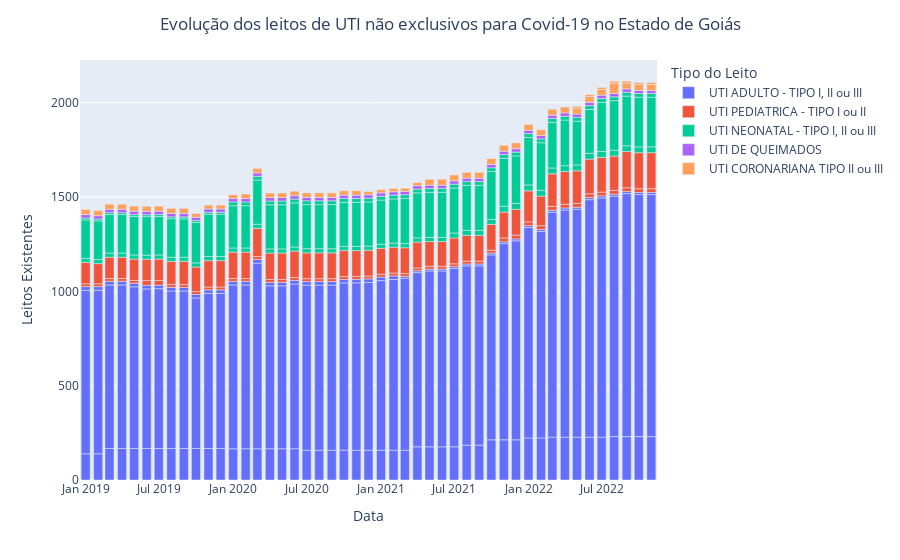

The code cell stored with this chart in its notebook:
### Code cell
# Nesta análise, verificaremos a progressão dos leitos do tipo UTI que não são ligados exclusivamente à Covid-19
dfg = dataset[['COMPETEN','QT_EXIST','CNES', 'CODLEITO']].groupby(by=['CNES', 'COMPETEN', 'CODLEITO']).sum().sort_values(by=['CNES','COMPETEN']).reset_index() # Agrupando os diferentes tipos de leito do mesmo estabelecimento por competência e tipo.
dfg = dfg[dfg['CODLEITO'].isin([74, 75, 76, 77, 78, 80, 81, 82, 83, 85, 86])] # Filtrando os tipos de leito de interesse para a análise.
dfg = dfg.groupby(by=['COMPETEN','CODLEITO']).sum().sort_values(by=['COMPETEN','CODLEITO']).reset_index().drop(columns={'CNES'}) 
dfg['CODLEITO'] = dfg['CODLEITO'].replace({74: 'UTI ADULTO - TIPO I, II ou III', # Tipo I
                                           75: 'UTI ADULTO - TIPO I, II ou III', # Tipo II
                                           76: 'UTI ADULTO - TIPO I, II ou III', # Tipo III
                                           77: 'UTI PEDIATRICA - TIPO I ou II',  # Tipo I
                                           78: 'UTI PEDIATRICA - TIPO I ou II',  # Tipo II
                                           80: 'UTI NEONATAL - TIPO I, II ou III', # Tipo I
                                           81: 'UTI NEONATAL - TIPO I, II ou III', # Tipo II
                                           82: 'UTI NEONATAL - TIPO I, II ou III', # Tipo III
                                           83: 'UTI DE QUEIMADOS',
                                           85: 'UTI CORONARIANA TIPO II ou III', # Tipo II
                                           86: 'UTI CORONARIANA TIPO II ou III'}) # Tipo III
fig = px.bar(dfg, x='COMPETEN', y='QT_EXIST', color='CODLEITO',labels={'COMPETEN': 'Data',
                                                                       'QT_EXIST': 'Leitos',
                                                                       'CODLEITO': 'Tipo do Leito'}).update_layout(xaxis_title="Data", yaxis_title="Leitos Existentes", title="Evolução dos leitos de UTI não exclusivos para Covid-19 no Estado de Goiás", title_x=0.5) 
fig.show()
del(dfg)

### Figure 1 — Plotly figure (JSON) as saved in the notebook; plotly's stock layout.template omitted (floating-point values rounded to 4 significant figures; data arrays with more than 128 entries replaced by an {"elided": "..."} marker saying what was removed)
{"data": [{"alignmentgroup": "True", "hovertemplate": "Tipo do Leito=UTI ADULTO - TIPO I, II ou III<br>Data=%{x}<br>Leitos=%{y}<extra></extra>", "legendgroup": "UTI ADULTO - TIPO I, II ou III", "marker": {"color": "#636efa", "pattern": {"shape": ""}}, "name": "UTI ADULTO - TIPO I, II ou III", "offsetgroup": "UTI ADULTO - TIPO I, II ou III", "orientation": "v", "showlegend": true, "textposition": "auto", "type": "bar", "x": {"elided": "141 str values"}, "xaxis": "x", "y": {"elided": "141 int values"}, "yaxis": "y"}, {"alignmentgroup": "True", "hovertemplate": "Tipo do Leito=UTI PEDIATRICA - TIPO I ou II<br>Data=%{x}<br>Leitos=%{y}<extra></extra>", "legendgroup": "UTI PEDIATRICA - TIPO I ou II", "marker": {"color": "#EF553B", "pattern": {"shape": ""}}, "name": "UTI PEDIATRICA - TIPO I ou II", "offsetgroup": "UTI PEDIATRICA - TIPO I ou II", "orientation": "v", "showlegend": true, "textposition": "auto", "type": "bar", "x": ["2019-01-01T00:00:00", "2019-01-01T00:00:00", "2019-02-01T00:00:00", "2019-02-01T00:00:00", "2019-03-01T00:00:00", "2019-03-01T00:00:00", "2019-04-01T00:00:00", "2019-04-01T00:00:00", "2019-05-01T00:00:00", "2019-05-01T00:00:00", "2019-06-01T00:00:00", "2019-06-01T00:00:00", "2019-07-01T00:00:00", "2019-07-01T00:00:00", "2019-08-01T00:00:00", "2019-08-01T00:00:00", "2019-09-01T00:00:00", "2019-09-01T00:00:00", "2019-10-01T00:00:00", "2019-10-01T00:00:00", "2019-11-01T00:00:00", "2019-11-01T00:00:00", "2019-12-01T00:00:00", "2019-12-01T00:00:00", "2020-01-01T00:00:00", "2020-01-01T00:00:00", "2020-02-01T00:00:00", "2020-02-01T00:00:00", "2020-03-01T00:00:00", "2020-03-01T00:00:00", "2020-04-01T00:00:00", "2020-04-01T00:00:00", "2020-05-01T00:00:00", "2020-05-01T00:00:00", "2020-06-01T00:00:00", "2020-06-01T00:00:00", "2020-07-01T00:00:00", "2020-07-01T00:00:00", "2020-08-01T00:00:00", "2020-08-01T00:00:00", "2020-09-01T00:00:00", "2020-09-01T00:00:00", "2020-10-01T00:00:00", "2020-10-01T00:00:00", "2020-11-01T00:00:00", "2020-11-01T00:00:00", "2020-12-01T00:00:00", "2020-12-01T00:00:00", "2021-01-01T00:00:00", "2021-01-01T00:00:00", "2021-02-01T00:00:00", "2021-02-01T00:00:00", "2021-03-01T00:00:00", "2021-03-01T00:00:00", "2021-04-01T00:00:00", "2021-04-01T00:00:00", "2021-05-01T00:00:00", "2021-05-01T00:00:00", "2021-06-01T00:00:00", "2021-06-01T00:00:00", "2021-07-01T00:00:00", "2021-07-01T00:00:00", "2021-08-01T00:00:00", "2021-08-01T00:00:00", "2021-09-01T00:00:00", "2021-09-01T00:00:00", "2021-10-01T00:00:00", "2021-10-01T00:00:00", "2021-11-01T00:00:00", "2021-11-01T00:00:00", "2021-12-01T00:00:00", "2021-12-01T00:00:00", "2022-01-01T00:00:00", "2022-01-01T00:00:00", "2022-02-01T00:00:00", "2022-02-01T00:00:00", "2022-03-01T00:00:00", "2022-03-01T00:00:00", "2022-04-01T00:00:00", "2022-04-01T00:00:00", "2022-05-01T00:00:00", "2022-05-01T00:00:00", "2022-06-01T00:00:00", "2022-06-01T00:00:00", "2022-07-01T00:00:00", "2022-07-01T00:00:00", "2022-08-01T00:00:00", "2022-08-01T00:00:00", "2022-09-01T00:00:00", "2022-09-01T00:00:00", "2022-10-01T00:00:00", "2022-10-01T00:00:00", "2022-11-01T00:00:00", "2022-11-01T00:00:00"], "xaxis": "x", "y": [15, 113, 15, 107, 15, 113, 15, 113, 15, 113, 25, 113, 25, 113, 15, 123, 15, 123, 15, 130, 15, 140, 15, 140, 15, 140, 15, 140, 15, 150, 15, 140, 15, 140, 15, 140, 15, 137, 15, 137, 15, 137, 15, 137, 15, 137, 15, 137, 15, 137, 15, 137, 15, 137, 15, 137, 15, 131, 15, 131, 15, 137, 15, 137, 15, 137, 15, 137, 20, 137, 20, 137, 20, 165, 20, 157, 20, 173, 20, 173, 20, 173, 20, 184, 20, 184, 20, 182, 20, 192, 20, 191, 20, 191], "yaxis": "y"}, {"alignmentgroup": "True", "hovertemplate": "Tipo do Leito=UTI NEONATAL - TIPO I, II ou III<br>Data=%{x}<br>Leitos=%{y}<extra></extra>", "legendgroup": "UTI NEONATAL - TIPO I, II ou III", "marker": {"color": "#00cc96", "pattern": {"shape": ""}}, "name": "UTI NEONATAL - TIPO I, II ou III", "offsetgroup": "UTI NEONATAL - TIPO I, II ou III", "orientation": "v", "showlegend": true, "textposition": "auto", "type": "bar", "x": {"elided": "141 str values"}, "xaxis": "x", "y": {"elided": "141 int values"}, "yaxis": "y"}, {"alignmentgroup": "True", "hovertemplate": "Tipo do Leito=UTI DE QUEIMADOS<br>Data=%{x}<br>Leitos=%{y}<extra></extra>", "legendgroup": "UTI DE QUEIMADOS", "marker": {"color": "#ab63fa", "pattern": {"shape": ""}}, "name": "UTI DE QUEIMADOS", "offsetgroup": "UTI DE QUEIMADOS", "orientation": "v", "showlegend": true, "textposition": "auto", "type": "bar", "x": ["2019-01-01T00:00:00", "2019-02-01T00:00:00", "2019-03-01T00:00:00", "2019-04-01T00:00:00", "2019-05-01T00:00:00", "2019-06-01T00:00:00", "2019-07-01T00:00:00", "2019-08-01T00:00:00", "2019-09-01T00:00:00", "2019-10-01T00:00:00", "2019-11-01T00:00:00", "2019-12-01T00:00:00", "2020-01-01T00:00:00", "2020-02-01T00:00:00", "2020-03-01T00:00:00", "2020-04-01T00:00:00", "2020-05-01T00:00:00", "2020-06-01T00:00:00", "2020-07-01T00:00:00", "2020-08-01T00:00:00", "2020-09-01T00:00:00", "2020-10-01T00:00:00", "2020-11-01T00:00:00", "2020-12-01T00:00:00", "2021-01-01T00:00:00", "2021-02-01T00:00:00", "2021-03-01T00:00:00", "2021-04-01T00:00:00", "2021-05-01T00:00:00", "2021-06-01T00:00:00", "2021-07-01T00:00:00", "2021-08-01T00:00:00", "2021-09-01T00:00:00", "2021-10-01T00:00:00", "2021-11-01T00:00:00", "2021-12-01T00:00:00", "2022-01-01T00:00:00", "2022-02-01T00:00:00", "2022-03-01T00:00:00", "2022-04-01T00:00:00", "2022-05-01T00:00:00", "2022-06-01T00:00:00", "2022-07-01T00:00:00", "2022-08-01T00:00:00", "2022-09-01T00:00:00", "2022-10-01T00:00:00", "2022-11-01T00:00:00"], "xaxis": "x", "y": [18, 18, 18, 18, 18, 18, 18, 18, 18, 18, 18, 18, 18, 18, 18, 18, 18, 18, 18, 18, 18, 18, 18, 18, 18, 18, 18, 18, 18, 18, 18, 18, 18, 18, 18, 18, 18, 18, 18, 18, 18, 18, 18, 18, 18, 16, 16], "yaxis": "y"}, {"alignmentgroup": "True", "hovertemplate": "Tipo do Leito=UTI CORONARIANA TIPO II ou III<br>Data=%{x}<br>Leitos=%{y}<extra></extra>", "legendgroup": "UTI CORONARIANA TIPO II ou III", "marker": {"color": "#FFA15A", "pattern": {"shape": ""}}, "name": "UTI CORONARIANA TIPO II ou III", "offsetgroup": "UTI CORONARIANA TIPO II ou III", "orientation": "v", "showlegend": true, "textposition": "auto", "type": "bar", "x": ["2019-01-01T00:00:00", "2019-02-01T00:00:00", "2019-03-01T00:00:00", "2019-04-01T00:00:00", "2019-05-01T00:00:00", "2019-06-01T00:00:00", "2019-07-01T00:00:00", "2019-08-01T00:00:00", "2019-09-01T00:00:00", "2019-10-01T00:00:00", "2019-11-01T00:00:00", "2019-12-01T00:00:00", "2020-01-01T00:00:00", "2020-02-01T00:00:00", "2020-03-01T00:00:00", "2020-04-01T00:00:00", "2020-05-01T00:00:00", "2020-06-01T00:00:00", "2020-07-01T00:00:00", "2020-08-01T00:00:00", "2020-09-01T00:00:00", "2020-10-01T00:00:00", "2020-11-01T00:00:00", "2020-12-01T00:00:00", "2021-01-01T00:00:00", "2021-02-01T00:00:00", "2021-03-01T00:00:00", "2021-04-01T00:00:00", "2021-05-01T00:00:00", "2021-06-01T00:00:00", "2021-07-01T00:00:00", "2021-08-01T00:00:00", "2021-09-01T00:00:00", "2021-10-01T00:00:00", "2021-11-01T00:00:00", "2021-12-01T00:00:00", "2022-01-01T00:00:00", "2022-02-01T00:00:00", "2022-03-01T00:00:00", "2022-04-01T00:00:00", "2022-05-01T00:00:00", "2022-05-01T00:00:00", "2022-06-01T00:00:00", "2022-06-01T00:00:00", "2022-07-01T00:00:00", "2022-07-01T00:00:00", "2022-08-01T00:00:00", "2022-08-01T00:00:00", "2022-09-01T00:00:00", "2022-09-01T00:00:00", "2022-10-01T00:00:00", "2022-10-01T00:00:00", "2022-11-01T00:00:00", "2022-11-01T00:00:00"], "xaxis": "x", "y": [27, 27, 27, 27, 27, 27, 27, 27, 27, 20, 20, 20, 20, 24, 24, 24, 24, 24, 24, 24, 24, 24, 24, 17, 17, 17, 17, 17, 31, 31, 31, 31, 31, 31, 31, 31, 31, 31, 31, 31, 31, 10, 31, 10, 31, 10, 55, 10, 32, 10, 32, 10, 32, 10], "yaxis": "y"}], "layout": {"barmode": "relative", "legend": {"title": {"text": "Tipo do Leito"}, "tracegroupgap": 0}, "margin": {"t": 60}, "title": {"text": "Evolução dos leitos de UTI não exclusivos para Covid-19 no Estado de Goiás", "x": 0.5}, "xaxis": {"anchor": "y", "domain": [0, 1], "title": {"text": "Data"}}, "yaxis": {"anchor": "x", "domain": [0, 1], "title": {"text": "Leitos Existentes"}}}}
